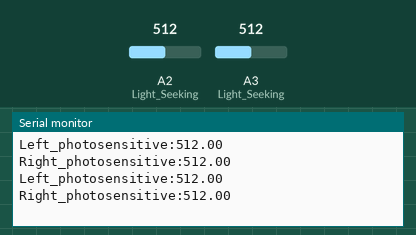
The sketch below on a simulated Arduino Uno, built with avr-gcc and run on an emulated ATmega328P. On the bench: the last lines printed to the serial monitor. Inputs (shaded band) come from the test bench; at power-on: A2 (Light_Seeking) = 512, A3 (Light_Seeking) = 512.

Above: at 1.8 s.
1.9 s: A2 (Light_Seeking) set to 716
At 2.8 s:
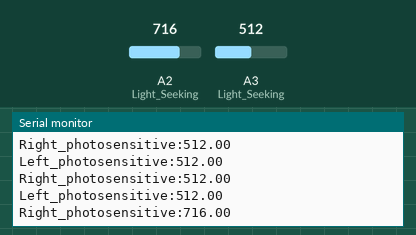
3.4 s: A3 (Light_Seeking) set to 716
At 4.7 s:
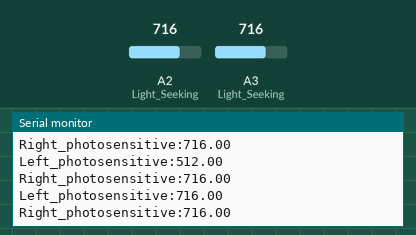
4.9 s: A2 (Light_Seeking) set to 900
At 5.8 s:
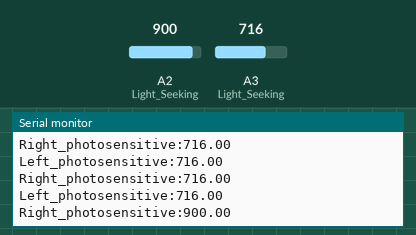
6.4 s: A3 (Light_Seeking) set to 900
At 7.4 s:
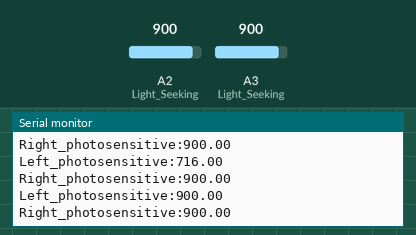
Timing chart, 0 to 8.9 s (numbered marks = the images above; inputs shaded):
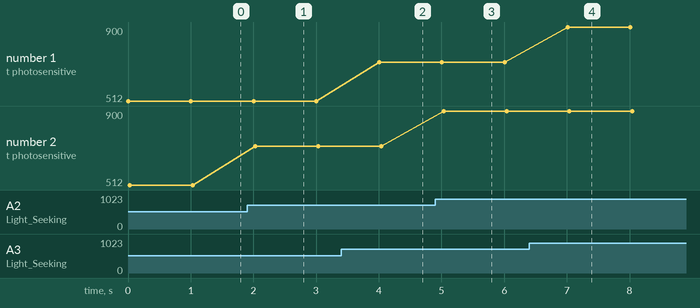

Measured:
- after the input at 1.9 s, the serial monitor: prints a new line after 0.13 s (image 1)
- after the input at 3.4 s, the serial monitor: prints a new line after 0.61 s (image 2)
- after the input at 4.9 s, the serial monitor: prints a new line after 0.14 s (image 3)
- after the input at 6.4 s, the serial monitor: prints a new line after 0.61 s (image 4)
- plotted number 2: 512 → 716 after the input at 1.9 s, 716 → 900 after the input at 4.9 s

The sketch:

Test_1_Light_Seeking_Signal.ino
```cpp
volatile float Right_photosensitive;
volatile float Left_photosensitive;

void Light_Seeking() {
  Right_photosensitive = analogRead(A2);
  Left_photosensitive = analogRead(A3);
  Serial.print("Left_photosensitive:");
  Serial.println(Left_photosensitive);
  Serial.print("Right_photosensitive:");
  Serial.println(Right_photosensitive);
  Serial.println("");
  delay(1000);
}

void setup(){
  Left_photosensitive = 0;
  Right_photosensitive = 0;
  Serial.begin(9600);
  pinMode(A2, INPUT);
  pinMode(A3, INPUT);
}

void loop(){
  Light_Seeking();

}
```
